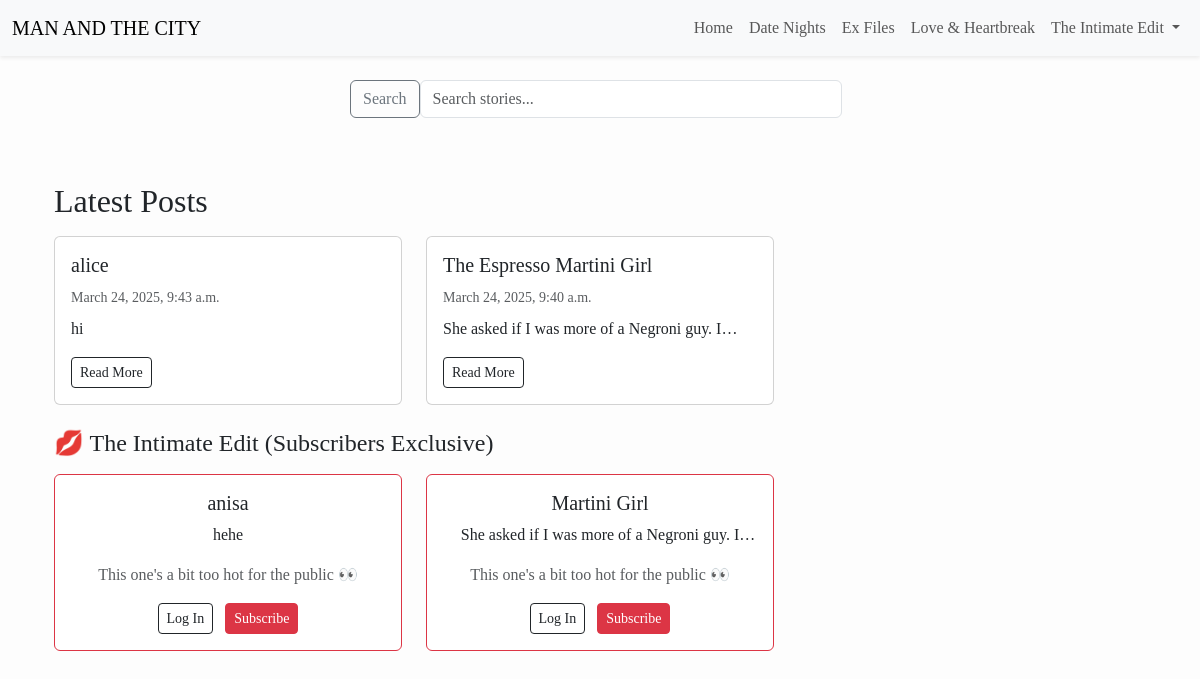
The page / on the database its author committed.
### posts/models.py (models this page shows, shortened)
class Post(models.Model):
    CATEGORY_CHOICES = [
        ('date', 'Date Night'),
        ('ex', 'Ex Files'),
        ('fun', 'Love & Laughs'),
        ('intimate', 'The Intimate Edit'),
    ]
    title = models.CharField(max_length=200)
    slug = models.SlugField(unique=True)
    date = models.DateTimeField(default=timezone.now)
    category = models.CharField(max_length=20, choices=CATEGORY_CHOICES)
    intro = models.TextField(blank=True)
    content = models.TextField()
    is_premium = models.BooleanField(default=False)
    image = models.ImageField(upload_to='post_images/', blank=True, null=True)
    chemistry_rating = models.IntegerField(default=0)
    banter_rating = models.IntegerField(default=0)
    looks_rating = models.IntegerField(default=0)
    vibe_rating = models.IntegerField(default=0)

### core/views.py (the view)
# urls.py: path('', homepage, name='home'),
def homepage(request):
    public_posts = Post.objects.filter(is_premium=False).order_by('-date')[:6]
    premium_posts = Post.objects.filter(is_premium=True).order_by('-date')[:3]
    return render(request, 'core/homepage.html', {
        'posts': public_posts,
        'premium_teasers': premium_posts,
    })

### core/templates/core/homepage.html (shortened to what this page needs)
{% extends 'base.html' %}
{% block content %}
<div class="container my-4">
  <h2 class="mb-3">Latest Posts</h2>
  <div class="row">
    {% for post in posts %}
    <div class="col-md-4 mb-4">
      <div class="card h-100">
        <div class="card-body">
          <h5 class="card-title">{{ post.title }}</h5>
          <small class="text-muted">{{ post.date }}</small>
          <p class="card-text intro-clamp mt-2">{{ post.intro }}</p>
          <a href="{% url 'post_detail' slug=post.slug %}" class="btn btn-outline-dark btn-sm">Read More</a>
        </div>
      </div>
    </div>
    {% endfor %}
  </div>
  <h4 class="mb-3">💋 The Intimate Edit (Subscribers Exclusive)</h4>
  <div class="row">
    {% for post in premium_teasers %}
    <div class="col-md-4 mb-4">
      <div class="card border-danger h-100 text-center">
        <div class="card-body">
          <h5 class="card-title">{{ post.title }}</h5>
          <p class="card-text intro-clamp">{{ post.intro }}</p>
          {% if user.is_authenticated %}
            <p class="card-text text-muted">Exclusive post for subscribers 🔥</p>
            <a href="{% url 'post_detail' slug=post.slug %}" class="btn btn-outline-dark btn-sm">Read More</a>
          {% else %}
            <p class="card-text text-muted">This one's a bit too hot for the public 👀</p>
            <a href="{% url 'account_login' %}" class="btn btn-sm btn-outline-dark me-2">Log In</a>
            <a href="{% url 'subscribe_tease' %}" class="btn btn-sm btn-danger">Subscribe</a>
          {% endif %}
        </div>
      </div>
    </div>
    {% endfor %}
  </div>
</div>
{% endblock %}

### templates/base.html (style rules this page uses)
body { font-family: 'Georgia', serif; background-color: #fdfdfd; }

### core/templates/core/homepage.html (style rules this page uses)
.intro-clamp { display: -webkit-box; -webkit-line-clamp: 1; -webkit-box-orient: vertical; overflow: hidden; }

### rows shown on the page
Post: title "alice", date "March 24, 2025, 9:43 a.m.", intro "hi"
Post: title "The Espresso Martini Girl", date "March 24, 2025, 9:40 a.m.", intro "She asked if I was more of a Negroni guy.…"
Post: title "anisa", intro "hehe"
Post: title "Martini Girl", intro "She asked if I was more of a Negroni guy.…"
